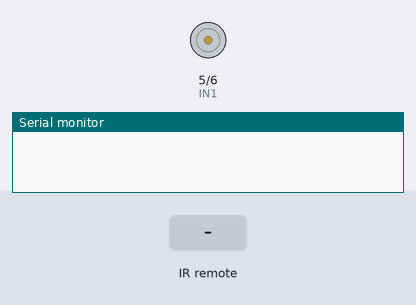
The sketch below on a simulated Arduino Uno, built with avr-gcc and run on an emulated ATmega328P. Shown: motor-driver pin pairs drawn as motors (green arrow = first pin HIGH = forward, orange = second pin HIGH = backward, longer = more drive), the last lines printed to the serial monitor. The inputs (shaded band) are chosen by the test bench.

Above: at 1.2 s.
1.3 s: infrared code 0x100 received
At 3.31 s:
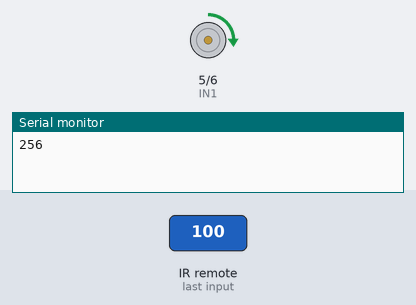
At 15.0 s:
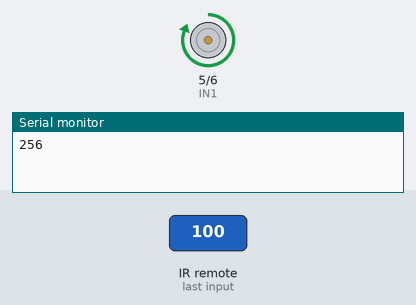
Timing chart, 0 to 16.5 s (numbered marks = the images above; inputs shaded):
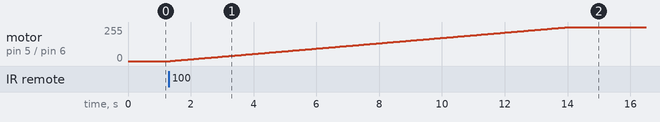

Measured:
- after the input at 1.3 s, motor on pin 5 (IN1) / pin 6 (IN2): moves from stopped to forward 255/255 over 12.7 s, starting after 0.05 s

The sketch:

modulenhan.ino
```cpp
#include <IRremote.h>
#define IN1 5
#define IN2 6
#define MAX_SPEED 255  //từ 0-255
#define MIN_SPEED 0
int state;
const int RECV_Pin = 2;
IRrecv irrecv(RECV_Pin);
decode_results results;

void setup() {
  Serial.begin(9600);
  pinMode(IN1, OUTPUT);
  pinMode(IN2, OUTPUT);
  irrecv.enableIRIn();
}


void Lui(int speed) {
  speed = constrain(speed, MIN_SPEED, MAX_SPEED);
  digitalWrite(IN1, LOW);
  analogWrite(IN2, speed);
}

void Dung() {// Hàm dừng motor
  digitalWrite(IN1, LOW);
  digitalWrite(IN2, LOW);
}
void Tien(int speed) {
  speed = constrain(speed, MIN_SPEED, MAX_SPEED); //đảm báo giá trị nằm trong một khoảng từ 0 - MAX_SPEED
  analogWrite(IN1, speed);
  digitalWrite(IN2, LOW);
}

void NhanhDan(){
  for (int i = 0 ; i <= 255 ; i++){
    analogWrite(IN1 , i);
    digitalWrite(IN2 , LOW);
    delay(50);
    }

  }

  void ChamDan(){
  for (int i = 255; i >= 0 ; i--){
    analogWrite(IN1 , i);
    digitalWrite(IN2 , LOW);
    delay(50);
    }

  }


void loop() {
  if(irrecv.decode(&results)){
    if(results.bits > 0){
      int state;
      Serial.println(results.value);
      if(results.value == 0x100){
        NhanhDan();
      }
      else {
        ChamDan();
      }
      delay(200);
    }
    irrecv.resume();
  }
}
```
